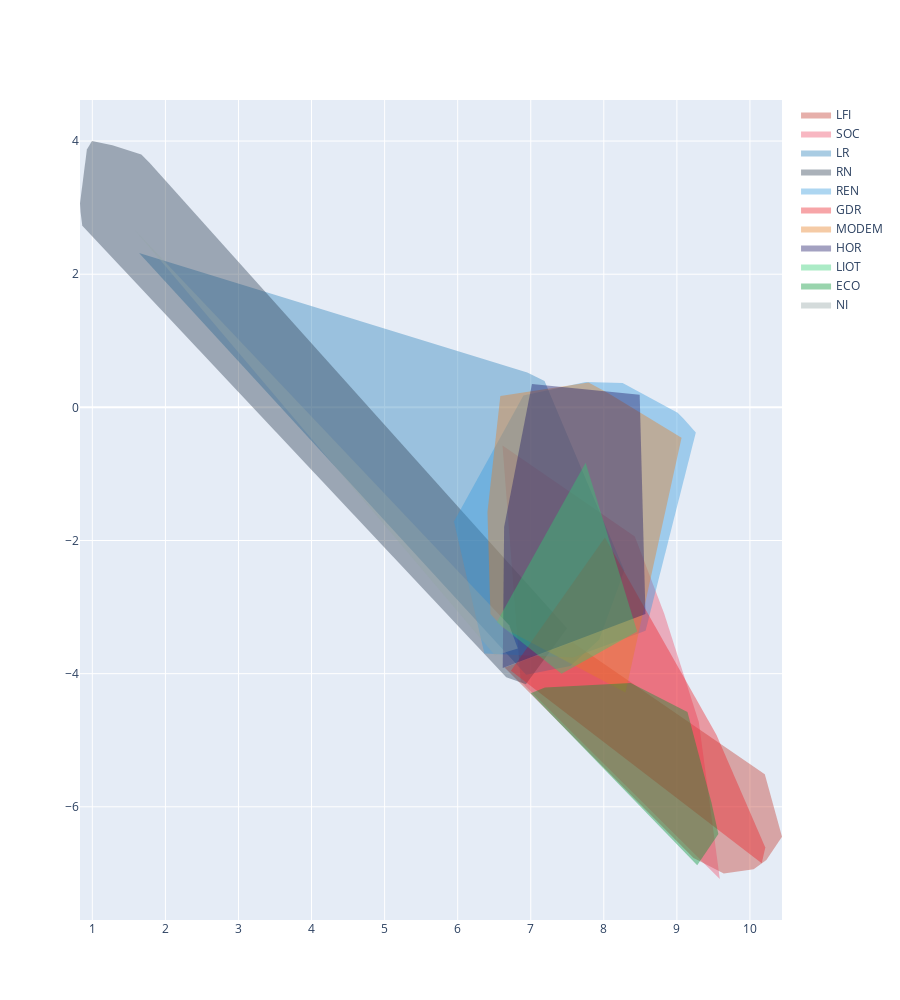

Write notebook code for a chart like this one.
### Code cell
hulls = {}
for group,data in df_corpus.groupby("groupe_sigle"):
    deputies = data.username.values
    idx = np.isin(model.dv.index_to_key,deputies)
    points = user_vec_reduced[idx]
    try:
        hull = ConvexHull(points).vertices
        hulls[group] = points[hull]
    except:
        pass
fig =go.Figure()
for group in df_corpus.groupe_sigle.unique():
    try:
        fig.add_trace(go.Scatter(x=hulls[group][:,0],y=hulls[group][:,1], fill="toself",line=dict(width=0),fillcolor=gp_politique_color[group],opacity=0.4,hoveron=None,name=group,mode="lines"))
    except:
        pass
fig.update_layout(height=1000)
fig

### Figure 1 — Plotly figure (JSON) as saved in the notebook; plotly's stock layout.template omitted (floating-point values rounded to 4 significant figures)
{"data": [{"fill": "toself", "fillcolor": "#c0392b", "line": {"width": 0}, "mode": "lines", "name": "LFI", "opacity": 0.4, "type": "scatter", "x": [7.576, 6.642, 9.228, 9.642, 10.05, 10.22, 10.44, 10.2], "y": [-3.533, -3.909, -6.767, -7.002, -6.939, -6.799, -6.448, -5.51]}, {"fill": "toself", "fillcolor": "#ED4C67", "line": {"width": 0}, "mode": "lines", "name": "SOC", "opacity": 0.4, "type": "scatter", "x": [8.425, 6.614, 6.863, 9.588, 9.3, 8.827], "y": [-1.939, -0.5738, -4.114, -7.084, -4.724, -3.102]}, {"fill": "toself", "fillcolor": "#2980b9", "line": {"width": 0}, "mode": "lines", "name": "LR", "opacity": 0.4, "type": "scatter", "x": [1.639, 6.936, 7.541, 7.936, 8.28, 7.189, 6.952], "y": [2.318, -4.015, -3.884, -3.491, -2.45, 0.3968, 0.5246]}, {"fill": "toself", "fillcolor": "#2c3e50", "line": {"width": 0}, "mode": "lines", "name": "RN", "opacity": 0.4, "type": "scatter", "x": [6.934, 7.497, 1.786, 1.67, 1.275, 0.9951, 0.9253, 0.8311, 0.839, 0.8626, 6.665], "y": [-4.159, -3.317, 3.67, 3.8, 3.938, 4.001, 3.873, 3.06, 2.934, 2.726, -4.056]}, {"fill": "toself", "fillcolor": "#3498db", "line": {"width": 0}, "mode": "lines", "name": "REN", "opacity": 0.4, "type": "scatter", "x": [6.9, 5.949, 6.365, 7.577, 8.572, 9.259, 9.096, 9.01, 8.258, 7.752], "y": [0.1781, -1.716, -3.699, -3.757, -3.354, -0.3781, -0.1732, -0.08241, 0.3653, 0.3804]}, {"fill": "toself", "fillcolor": "#EA2027", "line": {"width": 0}, "mode": "lines", "name": "GDR", "opacity": 0.4, "type": "scatter", "x": [8.015, 6.729, 10.16, 10.21, 9.541], "y": [-1.953, -3.957, -6.847, -6.609, -4.919]}, {"fill": "toself", "fillcolor": "#e67e22", "line": {"width": 0}, "mode": "lines", "name": "MODEM", "opacity": 0.4, "type": "scatter", "x": [8.296, 9.064, 8.069, 7.792, 6.584, 6.408, 6.448, 6.622], "y": [-4.283, -0.4578, 0.2075, 0.3724, 0.1705, -1.572, -3.105, -3.311]}, {"fill": "toself", "fillcolor": "#1B1464", "line": {"width": 0}, "mode": "lines", "name": "HOR", "opacity": 0.4, "type": "scatter", "x": [6.617, 8.57, 8.491, 7.017, 6.636], "y": [-3.916, -3.103, 0.1888, 0.3495, -1.795]}, {"fill": "toself", "fillcolor": "#2ecc71", "line": {"width": 0}, "mode": "lines", "name": "LIOT", "opacity": 0.4, "type": "scatter", "x": [7.751, 6.534, 7.421, 8.456], "y": [-0.8307, -3.227, -4.003, -3.368]}, {"fill": "toself", "fillcolor": "#009432", "line": {"width": 0}, "mode": "lines", "name": "ECO", "opacity": 0.4, "type": "scatter", "x": [7.0, 9.278, 9.568, 9.473, 9.145, 8.369, 7.195], "y": [-4.294, -6.877, -6.409, -5.934, -4.575, -4.139, -4.208]}, {"fill": "toself", "fillcolor": "#95a5a6", "line": {"width": 0}, "mode": "lines", "name": "NI", "opacity": 0.4, "type": "scatter", "x": [1.581, 6.511, 6.823, 6.706], "y": [2.664, -3.729, -3.621, -3.272]}], "layout": {"height": 1000}}
